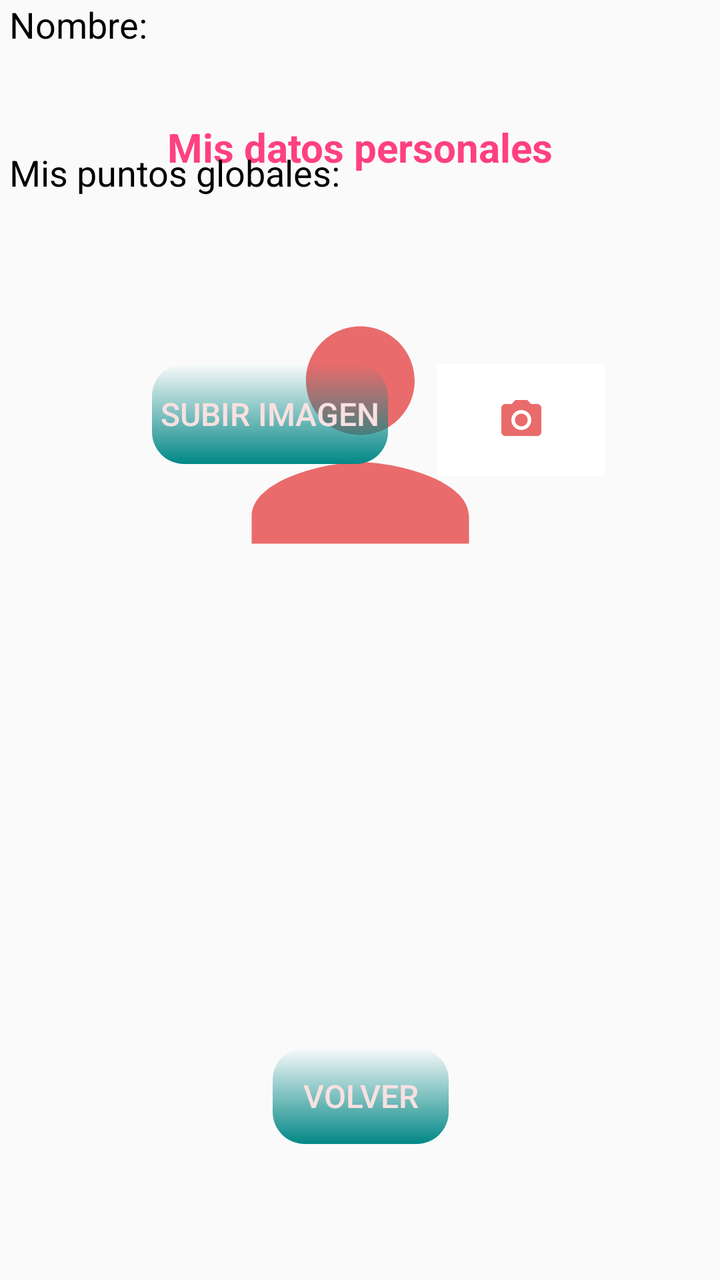
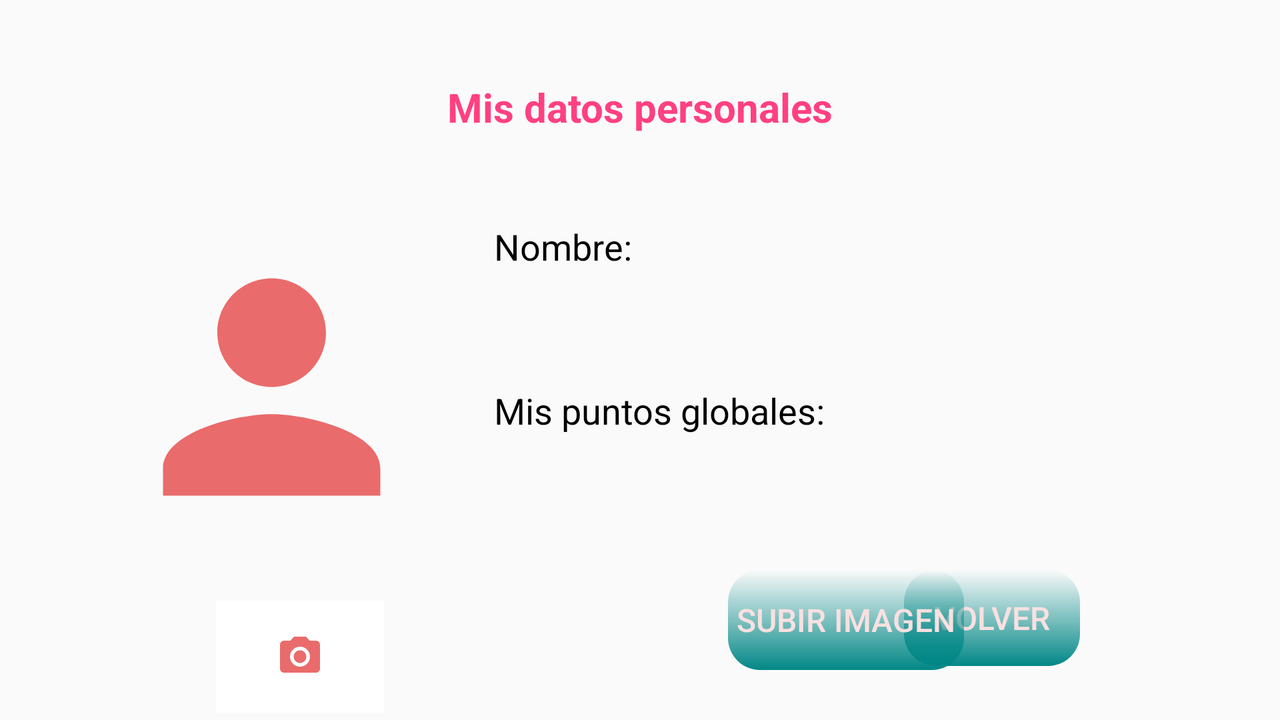

An Android layout and its configuration variant, each rendered on a device that would load it. The default file and the variant file are quoted in full after the pictures.
<!-- AndroidManifest.xml: application theme AppTheme.Light -->
<!-- res/layout/activity_perfil_usuario.xml -->
<?xml version="1.0" encoding="utf-8"?>
<androidx.constraintlayout.widget.ConstraintLayout xmlns:android="http://schemas.android.com/apk/res/android"
    xmlns:app="http://schemas.android.com/apk/res-auto"
    xmlns:tools="http://schemas.android.com/tools"
    android:layout_width="match_parent"
    android:layout_height="match_parent">


    <ImageButton
        android:id="@+id/imageBtnCamara"
        android:layout_width="84dp"
        android:layout_height="56dp"
        android:layout_marginTop="56dp"
        android:background="@color/white"
        android:contentDescription="Para sacar una foto desde la camara"
        android:src="@drawable/baseline_photo_camera_24"
        app:layout_constraintEnd_toEndOf="parent"
        app:layout_constraintHorizontal_bias="0.3"
        app:layout_constraintStart_toEndOf="@+id/button7"
        app:layout_constraintTop_toBottomOf="@+id/textViewPts" />

    <TextView
        android:id="@+id/textView3"
        android:layout_width="275dp"
        android:layout_height="59dp"
        android:layout_marginTop="44dp"
        android:gravity="center"
        android:padding="16dp"
        android:text="Mis datos personales"
        android:textAppearance="@style/TextAppearance.AppCompat.Large"
        android:textColor="@color/colorOtro"
        android:textSize="20sp"
        android:textStyle="bold"
        app:layout_constraintEnd_toEndOf="parent"
        app:layout_constraintStart_toStartOf="parent"
        app:layout_constraintTop_toTopOf="parent" />

    <Button
        android:id="@+id/btnVolverMenu"
        android:layout_width="wrap_content"
        android:layout_height="wrap_content"
        android:layout_marginBottom="68dp"
        android:onClick="OnClickVolverMain"
        android:text="Volver"
        app:layout_constraintBottom_toBottomOf="parent"
        app:layout_constraintEnd_toEndOf="parent"
        app:layout_constraintHorizontal_bias="0.501"
        app:layout_constraintStart_toStartOf="parent"
        app:layout_constraintTop_toBottomOf="@+id/button7"
        app:layout_constraintVertical_bias="1.0" />

    <TextView
        android:id="@+id/textViewNombre"
        android:layout_width="340dp"
        android:layout_height="54dp"
        android:layout_marginTop="36dp"
        android:text="Nombre:"
        app:layout_constraintEnd_toEndOf="parent"
        app:layout_constraintHorizontal_bias="0.225"
        app:layout_constraintStart_toStartOf="parent"
        app:layout_constraintTop_toBottomOf="@+id/imageView5" />

    <TextView
        android:id="@+id/textViewPts"
        android:layout_width="340dp"
        android:layout_height="52dp"
        android:layout_marginTop="20dp"
        android:text="Mis puntos globales:"
        app:layout_constraintEnd_toEndOf="parent"
        app:layout_constraintHorizontal_bias="0.225"
        app:layout_constraintStart_toStartOf="parent"
        app:layout_constraintTop_toBottomOf="@+id/textViewNombre" />

    <Button
        android:id="@+id/button7"
        android:layout_width="118dp"
        android:layout_height="50dp"
        android:layout_marginStart="76dp"
        android:layout_marginTop="56dp"
        android:text="Subir Imagen"
        app:layout_constraintStart_toStartOf="parent"
        app:layout_constraintTop_toBottomOf="@+id/textViewPts" />

    <ImageView
        android:id="@+id/imagePerfil"
        android:layout_width="163dp"
        android:layout_height="165dp"
        android:layout_marginTop="32dp"
        app:layout_constraintEnd_toEndOf="parent"
        app:layout_constraintStart_toStartOf="parent"
        app:layout_constraintTop_toBottomOf="@+id/textView3"
        app:srcCompat="@drawable/baseline_person_24_red" />

</androidx.constraintlayout.widget.ConstraintLayout>
<!-- resources referenced by this layout -->
<resources>
  <color name="colorOtro">#FF4081</color>
  <color name="white">#FFFFFFFF</color>
  <!-- drawable baseline_person_24_red (drawable) -->
  <vector android:height="24dp" android:tint="#EA6B6B"
      android:viewportHeight="24" android:viewportWidth="24"
      android:width="24dp" xmlns:android="http://schemas.android.com/apk/res/android">
      <path android:fillColor="@android:color/white" android:pathData="M12,12c2.21,0 4,-1.79 4,-4s-1.79,-4 -4,-4 -4,1.79 -4,4 1.79,4 4,4zM12,14c-2.67,0 -8,1.34 -8,4v2h16v-2c0,-2.66 -5.33,-4 -8,-4z"/>
  </vector>
  <!-- drawable baseline_photo_camera_24 (drawable) -->
  <vector android:height="24dp" android:tint="#EA6B6B"
      android:viewportHeight="24" android:viewportWidth="24"
      android:width="24dp" xmlns:android="http://schemas.android.com/apk/res/android">
      <path android:fillColor="@android:color/white" android:pathData="M12,12m-3.2,0a3.2,3.2 0,1 1,6.4 0a3.2,3.2 0,1 1,-6.4 0"/>
      <path android:fillColor="@android:color/white" android:pathData="M9,2L7.17,4L4,4c-1.1,0 -2,0.9 -2,2v12c0,1.1 0.9,2 2,2h16c1.1,0 2,-0.9 2,-2L22,6c0,-1.1 -0.9,-2 -2,-2h-3.17L15,2L9,2zM12,17c-2.76,0 -5,-2.24 -5,-5s2.24,-5 5,-5 5,2.24 5,5 -2.24,5 -5,5z"/>
  </vector>
  <style name="AppTheme.Light" parent="Theme.AppCompat.Light.NoActionBar">
          <item name="colorPrimary">@color/color1</item>
          <item name="colorPrimaryDark">@color/color1Dark</item>
          <item name="colorAccent">@color/colorOtro</item>
          
          <item name="buttonStyle">@style/AppBoton</item>
          
          <item name="android:textViewStyle">@style/AppTextView</item>
      </style>
  <color name="color1">#8FA0FF</color>
  <color name="color1Dark">#303F9F</color>
  <style name="AppBoton" parent="Widget.AppCompat.Button">
          
          <item name="android:background">@drawable/fondo_boton</item>
          
          <item name="android:textSize">16sp</item>
          
          <item name="android:textColor">#FAE0E0</item>
          
          <item name="android:gravity">center</item>
          
          <item name="android:elevation">4dp</item>
      </style>
  <style name="AppTextView" parent="Widget.AppCompat.TextView">
          
          <item name="android:textSize">18sp</item>
          
          <item name="android:textColor">@android:color/black</item>
  
      </style>
  <!-- drawable fondo_boton (drawable) -->
  <?xml version="1.0" encoding="utf-8"?>
  <shape xmlns:android="http://schemas.android.com/apk/res/android">
  
      
      <gradient
          android:startColor="@color/colorBoton2"
          android:endColor="@color/design_default_color_secondary_variant"
          android:angle="1"
      />
      
      <corners android:radius="16dp" />
  </shape>
</resources>
<!-- res/layout-land/activity_perfil_usuario.xml (the repository's variant of the layout above) -->
<!-- drawn on the phone turned sideways -->
<?xml version="1.0" encoding="utf-8"?>
<androidx.constraintlayout.widget.ConstraintLayout xmlns:android="http://schemas.android.com/apk/res/android"
    xmlns:app="http://schemas.android.com/apk/res-auto"
    xmlns:tools="http://schemas.android.com/tools"
    android:layout_width="match_parent"
    android:layout_height="match_parent"
    android:onClick="onClickSubirFoto">


    <ImageButton
        android:id="@+id/imageBtnCamara"
        android:layout_width="84dp"
        android:layout_height="56dp"
        android:layout_marginStart="108dp"
        android:layout_marginTop="24dp"
        android:background="@color/white"
        android:contentDescription="Para sacar una foto desde la camara"
        android:onClick="OnClickAbrirCamara"
        android:src="@drawable/baseline_photo_camera_24"
        app:layout_constraintBottom_toBottomOf="parent"
        app:layout_constraintStart_toStartOf="parent"
        app:layout_constraintTop_toBottomOf="@+id/imagePerfil"
        app:layout_constraintVertical_bias="0.054" />

    <TextView
        android:id="@+id/textView3"
        android:layout_width="275dp"
        android:layout_height="59dp"
        android:layout_marginTop="24dp"
        android:gravity="center"
        android:padding="16dp"
        android:text="Mis datos personales"
        android:textAppearance="@style/TextAppearance.AppCompat.Large"
        android:textColor="@color/colorOtro"
        android:textSize="20sp"
        android:textStyle="bold"
        app:layout_constraintEnd_toEndOf="parent"
        app:layout_constraintStart_toStartOf="parent"
        app:layout_constraintTop_toTopOf="parent" />

    <Button
        android:id="@+id/btnVolverMenu"
        android:layout_width="wrap_content"
        android:layout_height="wrap_content"
        android:layout_marginTop="40dp"
        android:layout_marginEnd="100dp"
        android:onClick="OnClickVolverMain"
        android:text="Volver"
        app:layout_constraintEnd_toEndOf="parent"
        app:layout_constraintTop_toBottomOf="@+id/textViewPts" />

    <TextView
        android:id="@+id/textViewNombre"
        android:layout_width="340dp"
        android:layout_height="54dp"
        android:layout_marginTop="28dp"
        android:text="Nombre:"
        app:layout_constraintEnd_toEndOf="parent"
        app:layout_constraintHorizontal_bias="0.823"
        app:layout_constraintStart_toStartOf="parent"
        app:layout_constraintTop_toBottomOf="@+id/textView3" />

    <TextView
        android:id="@+id/textViewPts"
        android:layout_width="340dp"
        android:layout_height="52dp"
        android:layout_marginTop="28dp"
        android:text="Mis puntos globales:"
        app:layout_constraintEnd_toEndOf="parent"
        app:layout_constraintHorizontal_bias="0.823"
        app:layout_constraintStart_toStartOf="parent"
        app:layout_constraintTop_toBottomOf="@+id/textViewNombre" />

    <Button
        android:id="@+id/button7"
        android:layout_width="118dp"
        android:layout_height="50dp"
        android:layout_marginStart="364dp"
        android:layout_marginTop="40dp"
        android:onClick="onClickSubirFoto"
        android:text="Subir Imagen"
        app:layout_constraintStart_toStartOf="parent"
        app:layout_constraintTop_toBottomOf="@+id/textViewPts" />

    <ImageView
        android:id="@+id/imagePerfil"
        android:layout_width="163dp"
        android:layout_height="165dp"
        android:layout_marginTop="28dp"
        app:layout_constraintEnd_toEndOf="parent"
        app:layout_constraintHorizontal_bias="0.114"
        app:layout_constraintStart_toStartOf="parent"
        app:layout_constraintTop_toBottomOf="@+id/textView3"
        app:srcCompat="@drawable/baseline_person_24_red" />

</androidx.constraintlayout.widget.ConstraintLayout>
